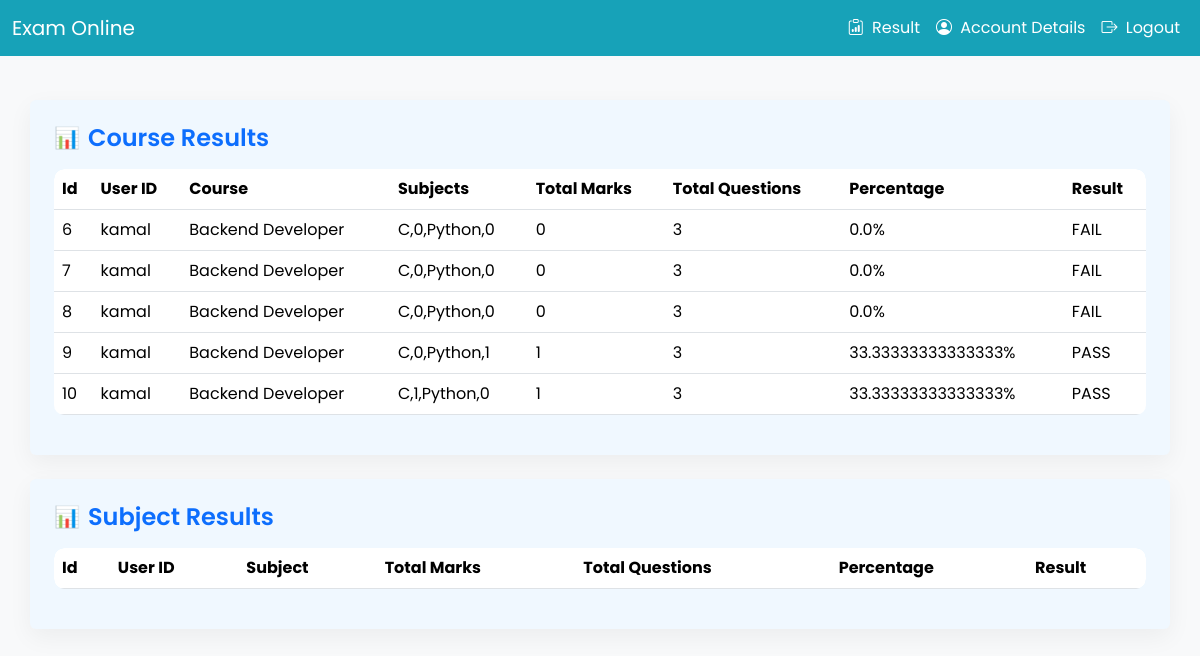
Screenshot of /examapp/examresult/3 with the database file from the repository.
### examapp/models.py (models this page shows, shortened)
class resultcoursemodel(models.Model):
    user = models.ForeignKey(usermodel, on_delete=models.CASCADE)
    course=models.CharField(max_length=100)
    subjects=models.CharField(max_length=100)
    marks = models.IntegerField()
    questions=models.IntegerField()
    percentage=models.FloatField()
    result=models.CharField(max_length=4)

class usermodel(models.Model):
    GENDER_CHOICES = [
        ('Male', 'Male'),
        ('Female', 'Female'),
    ]
    name = models.CharField(max_length=100)
    email=models.EmailField(unique=True)
    mobile_number=models.IntegerField(unique=True)
    userid=models.CharField(max_length=20,unique=True,)
    password=models.CharField(max_length=10,unique=True)
    status=models.BooleanField(default=False)
    dob=models.DateField()
    gender = models.CharField(max_length=6, choices=GENDER_CHOICES,default='male')
    def __str__(self):
        return self.userid

### examapp/views.py (the view)
# urls.py: path('examresult/<int:id>',views.examresult),
def examresult(request,id):
    user=usermodel.objects.get(id=id)
    courseresult = resultcoursemodel.objects.filter(user_id=id)
    subjectresult = resultsubjectmodel.objects.filter(user_id=id)
    return render(request,'examresult.html',{'user':user,'courseresult':courseresult,'subjectresult':subjectresult})

### examapp/templates/examresult.html (shortened to what this page needs)
{% load static %}
<!DOCTYPE html>
<html lang="en">
<head>
  <link rel="stylesheet" href="{% static 'examapp/css/bootstrap.min.css' %}">
  <link rel="stylesheet" href="https://cdn.jsdelivr.net/npm/bootstrap-icons@1.10.5/font/bootstrap-icons.css">
</head>
<body>
  <nav class="navbar navbar-expand-lg fixed-top">
    <div class="container-fluid">
      <a class="navbar-brand" href="/examapp/user/{{ user.id }}">
        Exam Online
      </a>
      <div class="collapse navbar-collapse" id="navbarNavAltMarkup">
        <div class="navbar-nav w-100">
          <a class="nav-link ms-auto" href="/examapp/examresult/{{ user.id }}">
            <i class="bi bi-clipboard-data me-1"></i> Result
          </a>
          <button class="nav-link" type="button" data-bs-toggle="offcanvas" data-bs-target="#offcanvasNavbar"
            style="color:white;">
            <i class="bi bi-person-circle me-1"></i> Account Details
          </button>
          <a class="nav-link" href="/examapp/home">
            <i class="bi bi-box-arrow-right me-1"></i> Logout
          </a>
        </div>
      </div>
    </div>
  </nav>
  <div class="container-sm p-4 rounded results-container" style="margin-top: 100px;">
    <h4 class="section-title">Course Results</h4>
    <table class="table table-hover ">
      <thead>
        <tr>
          <th>Id</th>
          <th>User ID</th>
          <th>Course</th>
          <th>Subjects</th>
          <th>Total Marks</th>
          <th>Total Questions</th>
          <th>Percentage</th>
          <th>Result</th>
        </tr>
      </thead>
      <tbody>
        {% for result in courseresult %}
        <tr>
          <td>{{ result.id }}</td>
          <td>{{ result.user }}</td>
          <td>{{ result.course }}</td>
          <td>{{ result.subjects }}</td>
          <td>{{ result.marks }}</td>
          <td>{{ result.questions }}</td>
          <td>{{ result.percentage }}%</td>
          <td>{{ result.result }}</td>
        </tr>
        {% endfor %}
      </tbody>
    </table>
  </div>
  <div class="container-sm p-4 rounded results-container mt-4">
    <h4 class="section-title">Subject Results</h4>
    <table class="table table-hover ">
      <thead>
        <tr>
          <th>Id</th>
          <th>User ID</th>
          <th>Subject</th>
          <th>Total Marks</th>
          <th>Total Questions</th>
          <th>Percentage</th>
          <th>Result</th>
        </tr>
      </thead>
    </table>
  </div>
</body>
</html>

### examapp/templates/examresult.html (style rules this page uses)
body { background-color: #f8f9fa; font-family: 'Poppins', sans-serif; }
.navbar { background-color: #17a2b8 !important; }
.navbar a { color: white !important; }
.results-container { animation: fadeIn 0.8s ease-in-out; box-shadow: 0 8px 24px rgba(0, 0, 0, 0.05); background-color: #f0f8ff; }
.section-title { display: flex; align-items: center; font-weight: 600; color: #0d6efd; gap: 8px; margin-bottom: 1rem; }
.section-title::before { content: "📊"; font-size: 1.3rem; }
.table { border-radius: 10px; overflow: hidden; }
.table th, .table td { vertical-align: middle; }
.table thead { background-color: #d0ebff; }

### rows the page displays
resultcoursemodel: id "6", user "kamal", course "Backend Developer", subjects "C,0,Python,0", marks "0", questions "3", percentage "0.0", result "FAIL"
resultcoursemodel: id "7", user "kamal", course "Backend Developer", subjects "C,0,Python,0", marks "0", questions "3", percentage "0.0", result "FAIL"
resultcoursemodel: id "8", user "kamal", course "Backend Developer", subjects "C,0,Python,0", marks "0", questions "3", percentage "0.0", result "FAIL"
resultcoursemodel: id "9", user "kamal", course "Backend Developer", subjects "C,0,Python,1", marks "1", questions "3", percentage "33.33333333333333", result "PASS"
resultcoursemodel: id "10", user "kamal", course "Backend Developer", subjects "C,1,Python,0", marks "1", questions "3", percentage "33.33333333333333", result "PASS"
